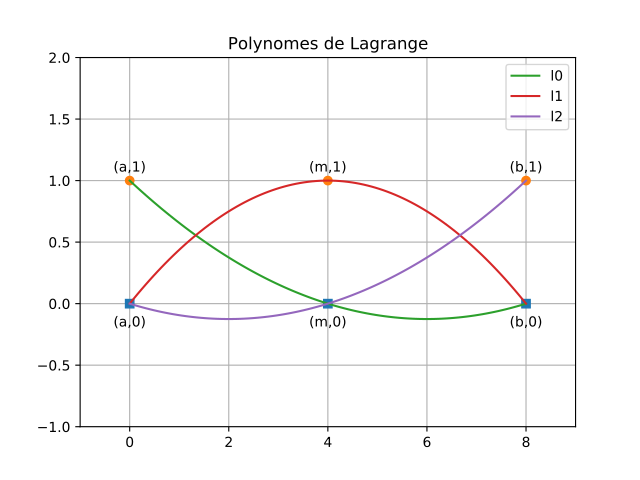

Write Python code to recreate this figure.
from pylab import *

a = 0
b = 8
m = (a+b)/2

x = linspace(a, b, 101)

l0 = (x-m)/(a-m)*(x-b)/(a-b)
l1 = (x-a)/(m-a)*(x-b)/(m-b)
l2 = (x-a)/(b-a)*(x-m)/(b-m)

plot([a,m,b],zeros(3),"s") # position des valeurs 0
plot([a,m,b],ones(3), "o")  # position des valeurs 1
plot(x,l0, label="l0")
plot(x,l1, label="l1")
plot(x,l2, label="l2")

title("Polynomes de Lagrange")
xlim(-1,9)
ylim(-1,2)
text(a,-0.1,"(a,0)",ha="center",va="top")
text(m,-0.1,"(m,0)",ha="center",va="top")
text(b,-0.1,"(b,0)",ha="center",va="top")
text(a,1.05,"(a,1)",ha="center",va="bottom")
text(m,1.05,"(m,1)",ha="center",va="bottom")
text(b,1.05,"(b,1)",ha="center",va="bottom")
legend()
grid()

show()
